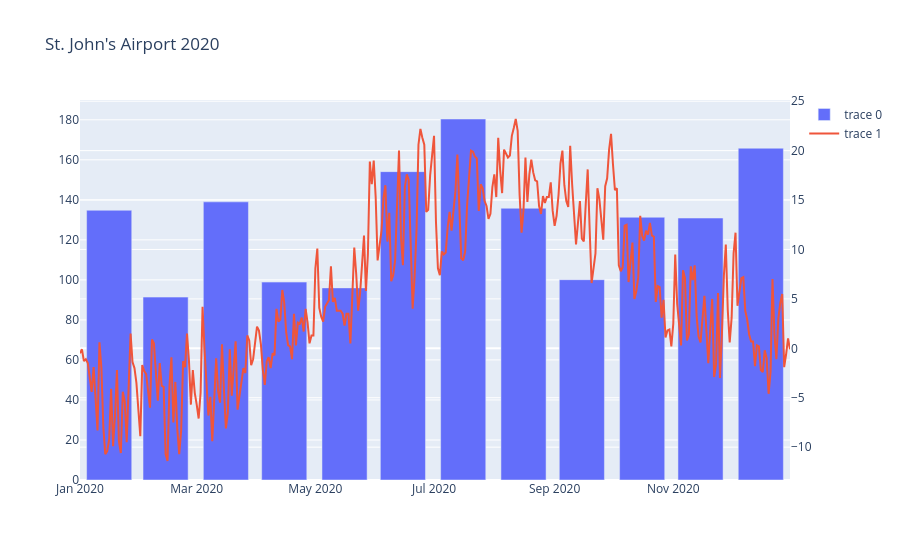

The cell this chart's notebook holds for it:
### Code cell
# make a go plot with go class methods

fig2 = go.Figure(
    [go.Bar(
        x= sjMonthly['Date/Offset'],
        y= sjMonthly['Total Precip (mm)'],
        yaxis = 'y1'
    ),
     go.Scatter(
        x= sjWeather['Date/Time'],
        y= sjWeather['Mean Temp (C)'],
        mode='lines' ,
        yaxis = 'y2'
     )
    ],
    go.Layout(
        title="St. John's Airport 2020",
        yaxis1=dict(side='left'),
        yaxis2=dict(side='right', overlaying='y')
        
    )
)
fig2

### Figure 1 — Plotly figure (JSON) as saved in the notebook; plotly's stock layout.template omitted (floating-point values rounded to 4 significant figures; data arrays with more than 128 entries replaced by an {"elided": "..."} marker saying what was removed)
{"data": [{"type": "bar", "x": ["2020-01-16T00:00:00.000000000", "2020-02-14T00:00:00.000000000", "2020-03-16T00:00:00.000000000", "2020-04-15T00:00:00.000000000", "2020-05-16T00:00:00.000000000", "2020-06-15T00:00:00.000000000", "2020-07-16T00:00:00.000000000", "2020-08-16T00:00:00.000000000", "2020-09-15T00:00:00.000000000", "2020-10-16T00:00:00.000000000", "2020-11-15T00:00:00.000000000", "2020-12-16T00:00:00.000000000"], "y": [134.8, 91.4, 139.0, 98.9, 96.0, 154.1, 180.4, 135.8, 100.1, 131.3, 130.9, 165.8], "yaxis": "y"}, {"mode": "lines", "type": "scatter", "x": {"elided": "361 str values"}, "y": {"elided": "361 float values"}, "yaxis": "y2"}], "layout": {"title": {"text": "St. John's Airport 2020"}, "yaxis": {"side": "left"}, "yaxis2": {"overlaying": "y", "side": "right"}}}
